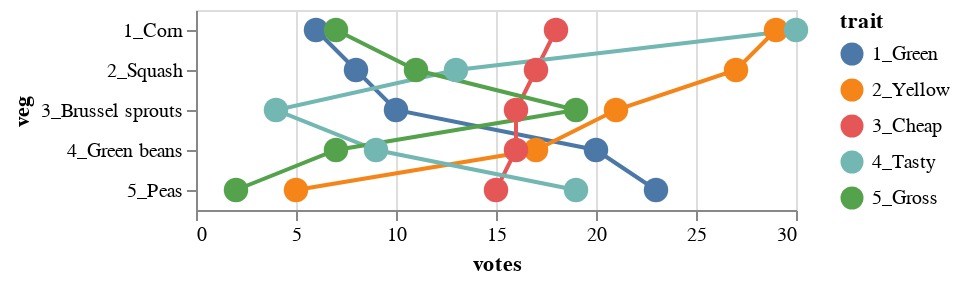

Source (notebook cell):
### Markdown cell above
## Layering dots and lines – guides the eye

**It's not usually a great idea to connect categorical variables with lines, since there is nothing between the vegetables**, but let's try it here to see if it helps guide the eye.

**Altair let's us use a `+` to layer individual charts and match their axes.**

### Code cell
dots = alt.Chart(df).mark_circle(size=150,opacity=1.0).encode(
    x = 'votes:Q',
    y = 'veg:N',
    color = 'trait:N'
)

lines = alt.Chart(df).mark_line().encode(
    x = 'votes:Q',
    y = 'veg:N',
    color = 'trait:N'
)

lines + dots

### Figure 1 — Vega-Lite specification as saved in the notebook (floating-point values rounded to 4 significant figures)
{"config": {"view": {"continuousWidth": 300, "continuousHeight": 300}}, "layer": [{"mark": {"type": "line"}, "encoding": {"color": {"field": "trait", "type": "nominal"}, "x": {"field": "votes", "type": "quantitative"}, "y": {"field": "veg", "type": "nominal"}}}, {"mark": {"type": "circle", "opacity": 1.0, "size": 150}, "encoding": {"color": {"field": "trait", "type": "nominal"}, "x": {"field": "votes", "type": "quantitative"}, "y": {"field": "veg", "type": "nominal"}}}], "data": {"name": "data-39f9d319c3f1fa0701a2f2e8a04001de"}, "$schema": "https://vega.github.io/schema/vega-lite/v5.8.0.json", "datasets": {"data-39f9d319c3f1fa0701a2f2e8a04001de": [{"veg": "1_Corn", "trait": "1_Green", "votes": 6}, {"veg": "2_Squash", "trait": "1_Green", "votes": 8}, {"veg": "3_Brussel sprouts", "trait": "1_Green", "votes": 10}, {"veg": "4_Green beans", "trait": "1_Green", "votes": 20}, {"veg": "5_Peas", "trait": "1_Green", "votes": 23}, {"veg": "1_Corn", "trait": "2_Yellow", "votes": 29}, {"veg": "2_Squash", "trait": "2_Yellow", "votes": 27}, {"veg": "3_Brussel sprouts", "trait": "2_Yellow", "votes": 21}, {"veg": "4_Green beans", "trait": "2_Yellow", "votes": 17}, {"veg": "5_Peas", "trait": "2_Yellow", "votes": 5}, {"veg": "1_Corn", "trait": "3_Cheap", "votes": 18}, {"veg": "2_Squash", "trait": "3_Cheap", "votes": 17}, {"veg": "3_Brussel sprouts", "trait": "3_Cheap", "votes": 16}, {"veg": "4_Green beans", "trait": "3_Cheap", "votes": 16}, {"veg": "5_Peas", "trait": "3_Cheap", "votes": 15}, {"veg": "1_Corn", "trait": "4_Tasty", "votes": 30}, {"veg": "2_Squash", "trait": "4_Tasty", "votes": 13}, {"veg": "3_Brussel sprouts", "trait": "4_Tasty", "votes": 4}, {"veg": "4_Green beans", "trait": "4_Tasty", "votes": 9}, {"veg": "5_Peas", "trait": "4_Tasty", "votes": 19}, {"veg": "1_Corn", "trait": "5_Gross", "votes": 7}, {"veg": "2_Squash", "trait": "5_Gross", "votes": 11}, {"veg": "3_Brussel sprouts", "trait": "5_Gross", "votes": 19}, {"veg": "4_Green beans", "trait": "5_Gross", "votes": 7}, {"veg": "5_Peas", "trait": "5_Gross", "votes": 2}]}}
